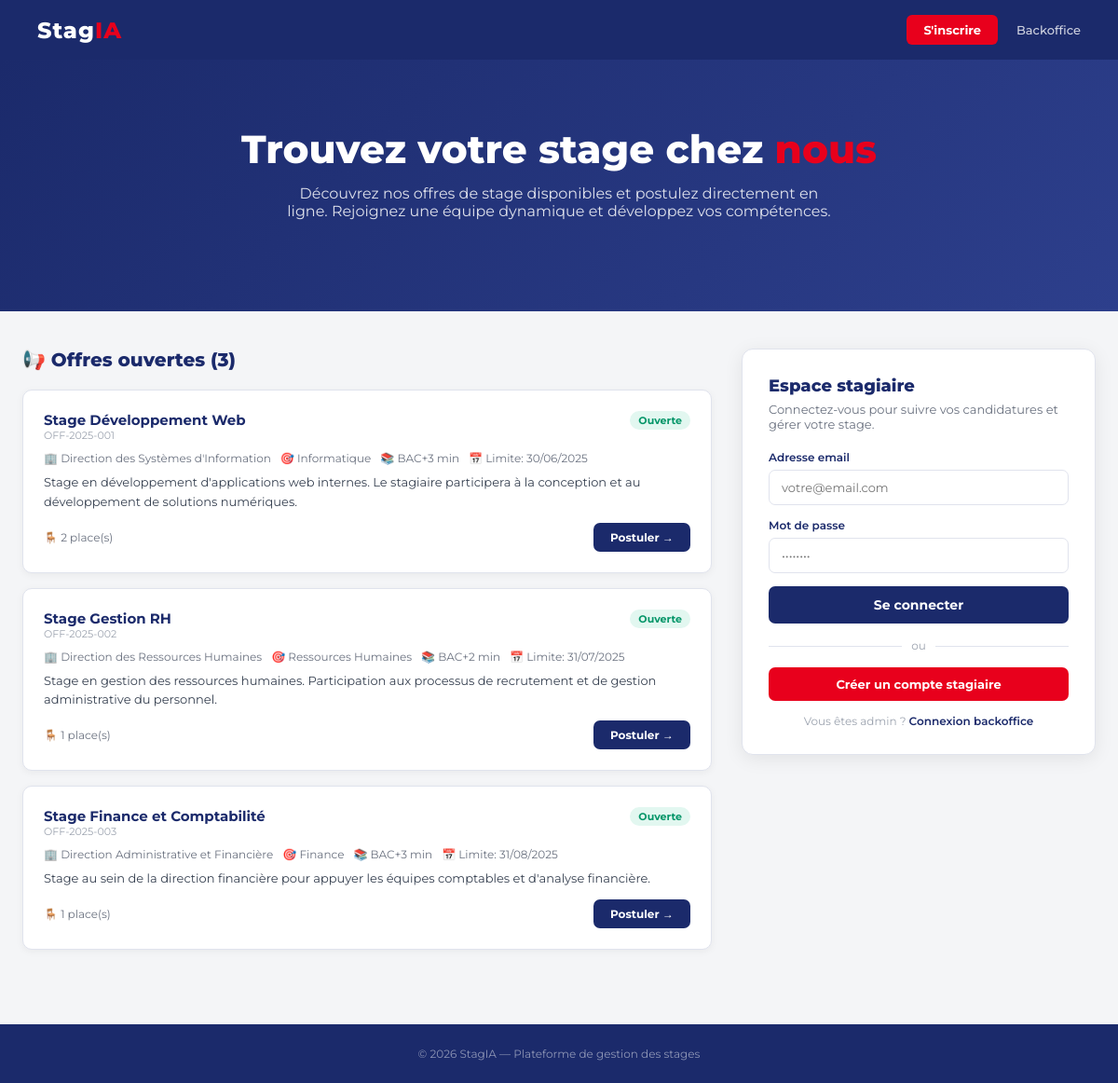
The page / on the database its author committed.
### tables this page shows
CREATE TABLE IF NOT EXISTS offres_stage (
    id INT AUTO_INCREMENT PRIMARY KEY,
    reference VARCHAR(30) UNIQUE NOT NULL,
    titre VARCHAR(200) NOT NULL,
    description TEXT,
    profil_recherche TEXT,
    direction_id INT,
    domaine_id INT,
    niveau_minimum ENUM('bac','bac+2','bac+3','bac+4','bac+5','doctorat') DEFAULT 'bac+3',
    experience_minimale INT DEFAULT 0 COMMENT 'en mois',
    nb_places INT DEFAULT 1,
    date_publication DATE,
    date_limite DATE,
    statut ENUM('ouverte','fermee','archivee') DEFAULT 'ouverte',
    creee_par INT,
    created_at TIMESTAMP DEFAULT CURRENT_TIMESTAMP,
    FOREIGN KEY (direction_id) REFERENCES directions(id) ON DELETE SET NULL,
    FOREIGN KEY (domaine_id) REFERENCES domaines(id) ON DELETE SET NULL,
    FOREIGN KEY (creee_par) REFERENCES utilisateurs(id) ON DELETE SET NULL
);

CREATE TABLE IF NOT EXISTS directions (
    id INT AUTO_INCREMENT PRIMARY KEY,
    libelle VARCHAR(150) NOT NULL,
    abreviation VARCHAR(20),
    actif TINYINT(1) DEFAULT 1,
    created_at TIMESTAMP DEFAULT CURRENT_TIMESTAMP
);

CREATE TABLE IF NOT EXISTS domaines (
    id INT AUTO_INCREMENT PRIMARY KEY,
    libelle VARCHAR(150) NOT NULL,
    actif TINYINT(1) DEFAULT 1,
    created_at TIMESTAMP DEFAULT CURRENT_TIMESTAMP
);

### config.php (called while the page is built, shortened)
<?php
function h(string $s): string {
    return htmlspecialchars($s, ENT_QUOTES, 'UTF-8');
}

### index.php (the view, shortened to what this page needs)
<?php
require_once __DIR__ . '/config.php';
$pdo = getPDO();
$offres = $pdo->query('SELECT o.*, d.libelle as direction_libelle, dm.libelle as domaine_libelle FROM offres_stage o LEFT JOIN directions d ON d.id = o.direction_id LEFT JOIN domaines dm ON dm.id = o.domaine_id WHERE o.statut = \'ouverte\' ORDER BY o.created_at DESC')->fetchAll();
?><!DOCTYPE html>
<html lang="fr">
<head>
</head>
<body>
<nav class="navbar">
  <a href="index.php" class="logo">Stag<span>IA</span></a>
  <div class="nav-links">
    <a href="inscription.php" class="nav-btn">S'inscrire</a>
    <a href="admin.php">Backoffice</a>
  </div>
</nav>
<section class="hero">
  <div class="container">
    <h1>Trouvez votre stage chez <span>nous</span></h1>
    <p>D&eacute;couvrez nos offres de stage disponibles et postulez directement en ligne. Rejoignez une &eacute;quipe dynamique et d&eacute;veloppez vos comp&eacute;tences.</p>
  </div>
</section>
<div class="container">
  <div class="main-grid">
    <div>
      <h2 class="section-title">📢 Offres ouvertes (<?= count($offres) ?>)</h2>
      <?php if (empty($offres)): ?>
      <div class="empty-offers">
        <div class="icon">📭</div>
        <p>Aucune offre disponible pour le moment.<br>Revenez bient&ocirc;t ou postulez de fa&ccedil;on spontan&eacute;e.</p>
        <a href="inscription.php" style="display:inline-block;margin-top:16px;background:var(--navy);color:#fff;padding:10px 24px;border-radius:7px;text-decoration:none;font-weight:700;">Candidature spontan&eacute;e</a>
      </div>
      <?php else: ?>
      <div class="offers-grid">
        <?php foreach ($offres as $o): ?>
        <div class="offer-card">
          <div class="offer-header">
            <div>
              <div class="offer-title"><?= h($o['titre']) ?></div>
              <div class="offer-ref"><?= h($o['reference']) ?></div>
            </div>
            <span class="badge badge-success">Ouverte</span>
          </div>
          <div class="offer-meta">
            <?php if ($o['direction_libelle']): ?>
            <span>🏢 <?= h($o['direction_libelle']) ?></span>
            <?php endif; ?>
            <?php if ($o['domaine_libelle']): ?>
            <span>🎯 <?= h($o['domaine_libelle']) ?></span>
            <?php endif; ?>
            <span>📚 <?= h(strtoupper($o['niveau_minimum'])) ?> min</span>
            <?php if ($o['date_limite']): ?>
            <span>📅 Limite: <?= h(date('d/m/Y', strtotime($o['date_limite']))) ?></span>
            <?php endif; ?>
          </div>
          <p class="offer-desc"><?= h(substr($o['description'] ?? '', 0, 200)) ?><?= strlen($o['description'] ?? '') > 200 ? '...' : '' ?></p>
          <div class="offer-footer">
            <span class="offer-places">🪑 <?= (int)$o['nb_places'] ?> place(s)</span>
            <a href="inscription.php?offre_id=<?= $o['id'] ?>" class="btn-apply">Postuler →</a>
          </div>
        </div>
        <?php endforeach; ?>
      </div>
      <?php endif; ?>
    </div>
    <div>
      <div class="login-card">
        <h2>Espace stagiaire</h2>
        <p>Connectez-vous pour suivre vos candidatures et g&eacute;rer votre stage.</p>
        <form method="post">
          <div class="form-group">
            <label for="email">Adresse email</label>
            <input type="email" id="email" name="email" class="form-control" placeholder="votre@email.com" required value="<?= h($_POST['email'] ?? '') ?>">
          </div>
          <div class="form-group">
            <label for="password">Mot de passe</label>
            <input type="password" id="password" name="password" class="form-control" placeholder="••••••••" required>
          </div>
          <button type="submit" class="btn-login">Se connecter</button>
        </form>
        <div class="login-divider"><span>ou</span></div>
        <a href="inscription.php" class="btn-register">Cr&eacute;er un compte stagiaire</a>
        <div class="admin-link">
          Vous &ecirc;tes admin ? <a href="admin.php">Connexion backoffice</a>
        </div>
      </div>
    </div>
  </div>
</div>
<footer class="footer">
  &copy; <?= date('Y') ?> StagIA &mdash; Plateforme de gestion des stages
</footer>
</body>
</html>

### index.php (style rules this page uses)
*,*::before,*::after { box-sizing:border-box;margin:0;padding:0 }
body { font-family:'Montserrat',sans-serif;background:#f4f5f7;color:#2c3e50; }
:root { --navy:#1b2a6b;--red:#e8001c;--gray-bg:#f4f5f7; }
.navbar { background:var(--navy);padding:0 40px;height:64px;display:flex;align-items:center;justify-content:space-between;box-shadow:0 2px 12px rgba(0,0,0,.15); }
.logo { font-size:24px;font-weight:800;color:#fff;text-decoration:none;letter-spacing:1px; }
.logo span { color:var(--red); }
.nav-links { display:flex;gap:20px;align-items:center; }
.nav-links a { color:rgba(255,255,255,.8);text-decoration:none;font-size:13px;font-weight:500;transition:color .2s; }
.nav-btn { background:var(--red);color:#fff!important;padding:8px 18px;border-radius:6px;font-weight:700!important; }
.hero { background:linear-gradient(135deg,var(--navy) 0%,#2d3f8c 100%);color:#fff;padding:70px 40px;text-align:center; }
.hero h1 { font-size:42px;font-weight:800;margin-bottom:12px; }
.hero h1 span { color:var(--red); }
.hero p { font-size:16px;opacity:.85;max-width:600px;margin:0 auto 28px; }
.container { max-width:1200px;margin:0 auto;padding:0 24px; }
.main-grid { display:grid;grid-template-columns:1fr 380px;gap:32px;padding:40px 0; }
.section-title { font-size:20px;font-weight:800;color:var(--navy);margin-bottom:20px;display:flex;align-items:center;gap:8px; }
.offers-grid { display:flex;flex-direction:column;gap:16px; }
.offer-card { background:#fff;border-radius:10px;padding:22px;border:1px solid #e0e3ed;box-shadow:0 2px 8px rgba(0,0,0,.05);transition:transform .2s,box-shadow .2s; }
.offer-header { display:flex;align-items:flex-start;justify-content:space-between;margin-bottom:10px; }
.offer-title { font-size:15px;font-weight:700;color:var(--navy); }
.offer-ref { font-size:11px;color:#9ca3af; }
.badge { display:inline-flex;align-items:center;padding:3px 9px;border-radius:99px;font-size:11px;font-weight:700; }
.badge-success { background:rgba(16,185,129,.12);color:#059669; }
.offer-meta { display:flex;flex-wrap:wrap;gap:10px;font-size:12px;color:#6b7280;margin:8px 0; }
.offer-meta span { display:flex;align-items:center;gap:4px; }
.offer-desc { font-size:13px;color:#374151;line-height:1.6;margin-bottom:12px; }
.offer-footer { display:flex;align-items:center;justify-content:space-between; }
.offer-places { font-size:12px;color:#6b7280; }
.btn-apply { background:var(--navy);color:#fff;padding:8px 18px;border-radius:7px;font-size:12px;font-weight:700;text-decoration:none;transition:background .2s; }
.login-card { background:#fff;border-radius:12px;padding:28px;border:1px solid #e0e3ed;box-shadow:0 4px 20px rgba(0,0,0,.08);position:sticky;top:20px; }
.login-card h2 { font-size:18px;font-weight:800;color:var(--navy);margin-bottom:6px; }
.login-card p { font-size:13px;color:#6b7280;margin-bottom:20px; }
.form-group { display:flex;flex-direction:column;gap:6px;margin-bottom:14px; }
.form-group label { font-size:12px;font-weight:600;color:var(--navy); }
.form-control { width:100%;padding:10px 13px;border:1.5px solid #e0e3ed;border-radius:7px;font-size:13px;font-family:inherit;transition:border-color .2s; }
.btn-login { width:100%;padding:11px;background:var(--navy);color:#fff;border:none;border-radius:7px;font-size:14px;font-weight:700;cursor:pointer;font-family:inherit;transition:background .2s; }
.login-divider { text-align:center;color:#9ca3af;font-size:12px;margin:16px 0;position:relative; }
.login-divider::before { content:'';position:absolute;top:50%;left:0;right:0;height:1px;background:#e0e3ed; }
.login-divider span { background:#fff;padding:0 10px;position:relative; }
.btn-register { display:block;text-align:center;padding:10px;background:var(--red);color:#fff;text-decoration:none;border-radius:7px;font-size:13px;font-weight:700;transition:background .2s; }
.admin-link { text-align:center;margin-top:14px;font-size:12px;color:#9ca3af; }
.admin-link a { color:var(--navy);text-decoration:none;font-weight:600; }
.footer { background:var(--navy);color:rgba(255,255,255,.5);padding:24px 40px;text-align:center;font-size:12px;margin-top:40px; }

### rows shown on the page
offres_stage: titre "Stage Développement Web", reference "OFF-2025-001", direction.libelle "Direction des Systèmes d'Information", domaine.libelle "Informatique", niveau_minimum "BAC+3", date_limite "30/06/2025", description "Stage en développement d'applications web internes. Le stagiaire participera à la conception et au développement de solutions numériques.", nb_places "2"
offres_stage: titre "Stage Gestion RH", reference "OFF-2025-002", direction.libelle "Direction des Ressources Humaines", domaine.libelle "Ressources Humaines", niveau_minimum "BAC+2", date_limite "31/07/2025", description "Stage en gestion des ressources humaines. Participation aux processus de recrutement et de gestion administrative du personnel.", nb_places "1"
offres_stage: titre "Stage Finance et Comptabilité", reference "OFF-2025-003", direction.libelle "Direction Administrative et Financière", domaine.libelle "Finance", niveau_minimum "BAC+3", date_limite "31/08/2025", description "Stage au sein de la direction financière pour appuyer les équipes comptables et d'analyse financière.", nb_places "1"

### other values the page prints
count($offres) "3"
